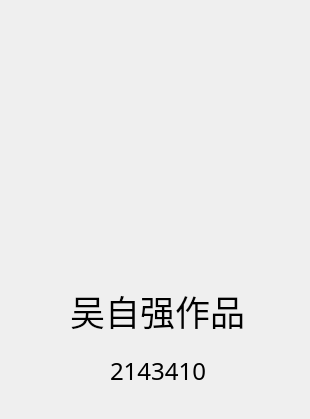
<?xml version="1.0" encoding="UTF-8"?>
<ui version="4.0">
 <class>Dialog</class>
 <widget class="QDialog" name="Dialog">
  <property name="geometry">
   <rect>
    <x>0</x>
    <y>0</y>
    <width>310</width>
    <height>419</height>
   </rect>
  </property>
  <property name="windowTitle">
   <string>Dialog</string>
  </property>
  <widget class="QLabel" name="label">
   <property name="geometry">
    <rect>
     <x>40</x>
     <y>10</y>
     <width>241</width>
     <height>251</height>
    </rect>
   </property>
   <property name="text">
    <string/>
   </property>
   <property name="pixmap">
    <pixmap>dq.jpg</pixmap>
   </property>
   <property name="scaledContents">
    <bool>true</bool>
   </property>
  </widget>
  <widget class="QLabel" name="label_2">
   <property name="geometry">
    <rect>
     <x>70</x>
     <y>280</y>
     <width>181</width>
     <height>61</height>
    </rect>
   </property>
   <property name="font">
    <font>
     <family>楷体</family>
     <pointsize>26</pointsize>
    </font>
   </property>
   <property name="text">
    <string>吴自强作品</string>
   </property>
  </widget>
  <widget class="QLabel" name="label_3">
   <property name="geometry">
    <rect>
     <x>110</x>
     <y>340</y>
     <width>101</width>
     <height>61</height>
    </rect>
   </property>
   <property name="font">
    <font>
     <family>黑体</family>
     <pointsize>18</pointsize>
    </font>
   </property>
   <property name="text">
    <string>2143410</string>
   </property>
  </widget>
 </widget>
 <resources/>
 <connections/>
</ui>
